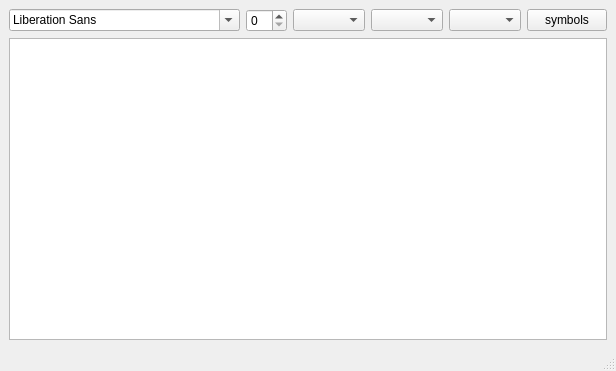
<?xml version="1.0" encoding="UTF-8"?>
<ui version="4.0">
 <class>MainWindow</class>
 <widget class="QMainWindow" name="MainWindow">
  <property name="geometry">
   <rect>
    <x>0</x>
    <y>0</y>
    <width>545</width>
    <height>371</height>
   </rect>
  </property>
  <property name="windowTitle">
   <string>MainWindow</string>
  </property>
  <widget class="QWidget" name="centralwidget">
   <layout class="QVBoxLayout" name="verticalLayout_2">
    <item>
     <layout class="QVBoxLayout" name="verticalLayout">
      <item>
       <layout class="QHBoxLayout" name="horizontalLayout">
        <item>
         <widget class="QFontComboBox" name="fontComboBox"/>
        </item>
        <item>
         <widget class="QSpinBox" name="textsize"/>
        </item>
        <item>
         <widget class="QComboBox" name="textcolor"/>
        </item>
        <item>
         <widget class="QComboBox" name="texthighlight"/>
        </item>
        <item>
         <widget class="QComboBox" name="bulletpoints"/>
        </item>
        <item>
         <widget class="QPushButton" name="insertsymbols">
          <property name="text">
           <string>symbols</string>
          </property>
         </widget>
        </item>
       </layout>
      </item>
      <item>
       <widget class="QPlainTextEdit" name="plainTextEdit">
        <property name="sizePolicy">
         <sizepolicy hsizetype="Expanding" vsizetype="Expanding">
          <horstretch>0</horstretch>
          <verstretch>0</verstretch>
         </sizepolicy>
        </property>
       </widget>
      </item>
     </layout>
    </item>
   </layout>
  </widget>
  <widget class="QMenuBar" name="menubar">
   <property name="geometry">
    <rect>
     <x>0</x>
     <y>0</y>
     <width>545</width>
     <height>33</height>
    </rect>
   </property>
  </widget>
  <widget class="QStatusBar" name="statusbar"/>
 </widget>
 <resources/>
 <connections/>
</ui>
